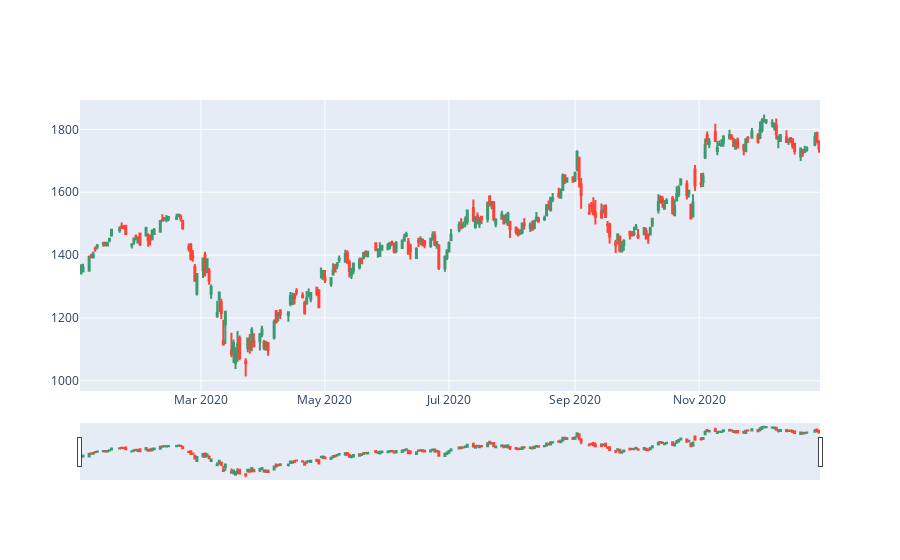

Here is the notebook cell this chart was saved with:
### Code cell
fig = go.Figure(data=[go.Candlestick(x=goog.index,
                                     open=goog['Open'],
                                     high=goog['High'],
                                     low=goog['Low'],
                                     close=goog['Close'])])
fig.show()

### Figure 1 — Plotly figure (JSON) as saved in the notebook; plotly's stock layout.template omitted (floating-point values rounded to 4 significant figures; data arrays with more than 128 entries replaced by an {"elided": "..."} marker saying what was removed)
{"data": [{"close": {"elided": "252 float values"}, "high": {"elided": "252 float values"}, "low": {"elided": "252 float values"}, "open": {"elided": "252 float values"}, "type": "candlestick", "x": {"elided": "252 str values"}}], "layout": {}}
